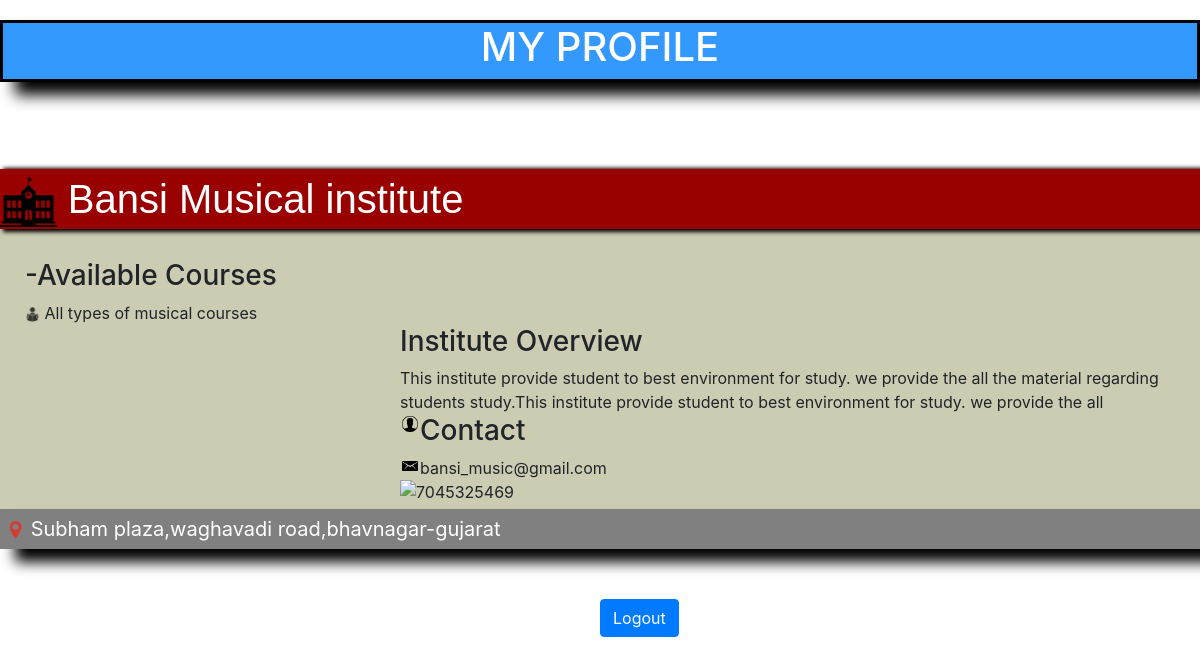
The page /profile.php (signed in) on the database its author committed.
### tables this page shows
CREATE TABLE `inst_reg` (
  `id` int(11) NOT NULL,
  `institutename` varchar(50) NOT NULL,
  `ownername` varchar(30) NOT NULL,
  `mobile` varchar(12) NOT NULL,
  `email` varchar(30) NOT NULL,
  `teach_categories` varchar(50) NOT NULL,
  `owerview` varchar(200) NOT NULL,
  `address` varchar(100) NOT NULL,
  `city` varchar(50) NOT NULL,
  `class_offer` varchar(100) NOT NULL,
  `password` varchar(20) NOT NULL
);

### profile.php (the view, shortened to what this page needs)
<!DOCTYPE html>
<html>
<head>
</head>
<body>
	<div class="msg"><h1>MY PROFILE</h1></div>
</body>
</html>
<?php
	$con = mysqli_connect('localhost','root','','form_reg');
	$mobile_no = $_SESSION['mobile'];
	function showData()
	{
		global $con;
	 	global $mobile_no;
		$query = "SELECT * FROM inst_reg WHERE mobile = '$mobile_no'";
		 $run = mysqli_query($con,$query);
		?>
		<table>
		<?php
		if ($run == true)
		{
			$data = mysqli_fetch_assoc($run);
				 echo "<pre>";
				?>
					<tr>
						<div class="main">
							<div class="heading">
								<img src="img/institute2.png">
								<?php echo $data['institutename']; ?>
								</div>
								<div class="course_offer">
									<h3>-Available Courses</h3>
									<img src="img/courses2.png">
									<?php echo $data['class_offer'];?>
								</div>
								<div class="owerview">
								<h3>Institute Overview</h3>
								<?php echo $data['owerview']; ?>
								</div>
								<div class="contact">
								<img src="img/contact-png.png">
								<h3>Contact</h3>
								<img src="img/email.png">
								<?php echo $data['email']; ?>
								<br>
								<img src="img/mobile-png.png">
								<?php echo $data['mobile']; ?>
								</div>
								<div class="add">
								<img src="img/location-pin.png">
								<?php echo $data['address']; ?>
								</div>
					</div>
					</tr>
	<div class="form-group">
		<a class="btn btn-primary" href="home.php">Logout</a>
	</div>
			?></table><?php
		}
		else
		{
				echo "Error";
		}
	}
?>
<!DOCTYPE html>
<html>
<head>
	<link rel="stylesheet" type="text/css" href="css/bootstrap.css">
</head>
<body>
		<?php
			showData();
		 ?>
</body>
</html>

### profile.php (style rules this page uses)
.msg { margin-top:20px; margin-bottom:50px; text-align: center; font-size: 50px; color:white; background-color:#3399ff; border:3px solid black; box-shadow: 15px 13px 14px black; }
a { margin-left: 50%; }
.main { background-color:#ccccb3; }
.heading { width:auto; font-size:40px; height: 60px; font-family: Arial; margin-bottom: 30px; color:white; background-color:#990000; box-shadow:5px 1px 4px 2px black; }
.heading img { height: 50px; }
.add { margin-top: 5px; font-size: 20px; padding: 5px; color: white; background-color:gray; margin-bottom: 50px; box-shadow: 15px 13px 14px black; }
.add img { height: 20px; }
.course_offer { margin-left: 20px; padding-left: 5px; }
.course_offer img { height: 15px; }
.owerview { margin-left: 400px; }
.contact { margin-left: 400px; }
.contact img { height: 20px; float: left; }

### rows shown on the page
inst_reg: institutename "Bansi Musical institute", class_offer "All types of musical courses", owerview "This institute provide student to best environment for study. we provide the all the material regarding students study.This institute provide student to best environment for study. we provide the all", email "bansi_music@gmail.com", mobile "7045325469", address "Subham plaza,waghavadi road,bhavnagar-gujarat"
